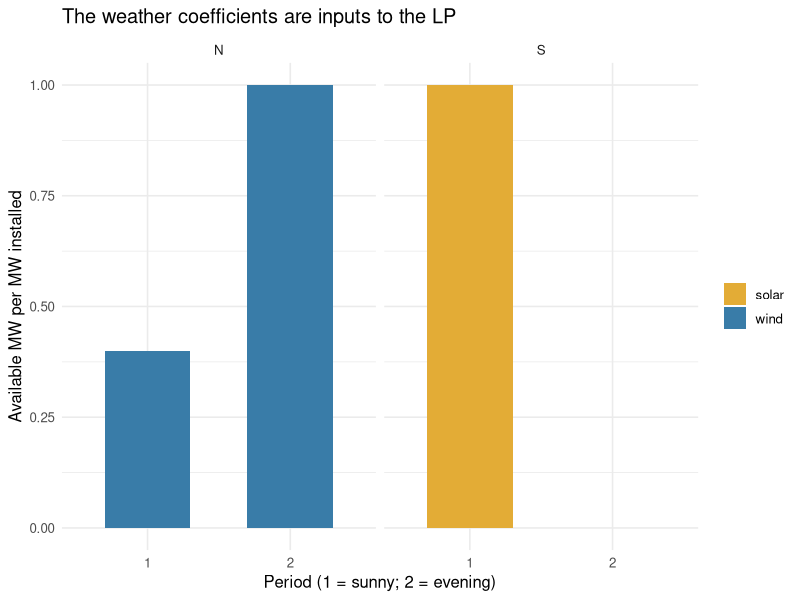
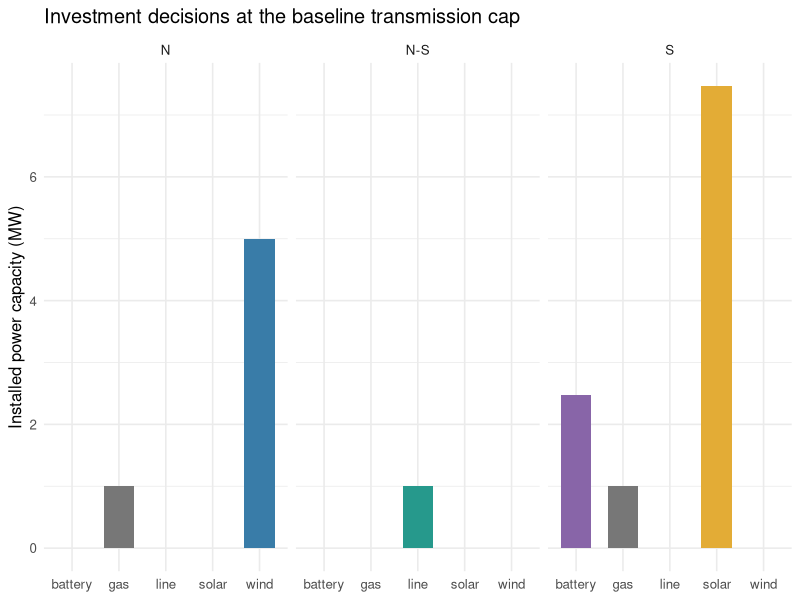
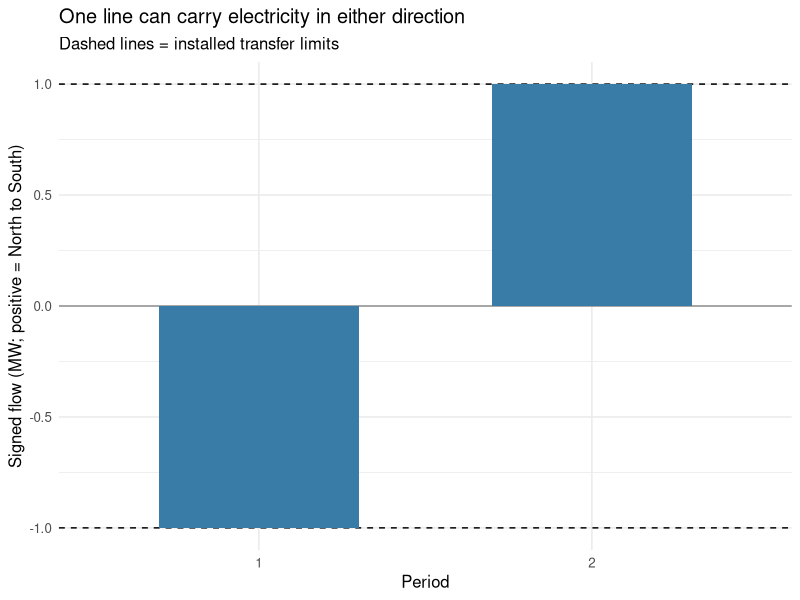
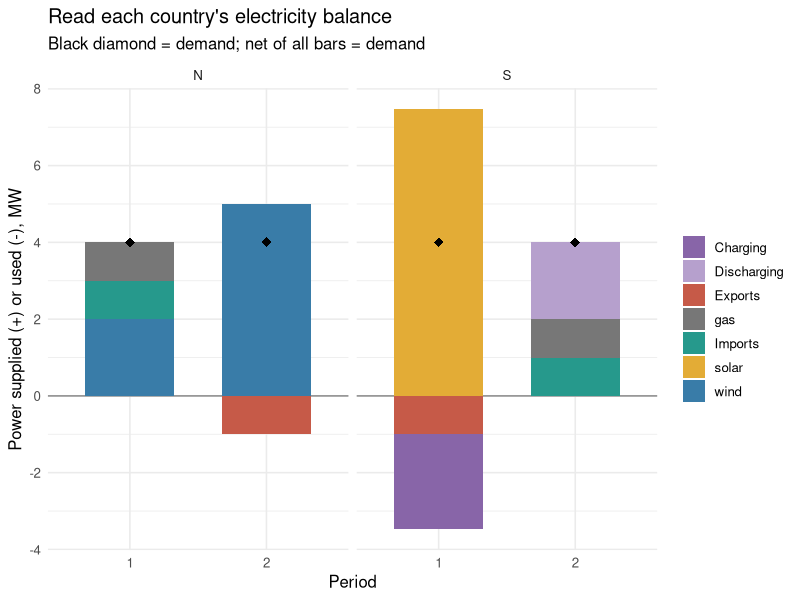
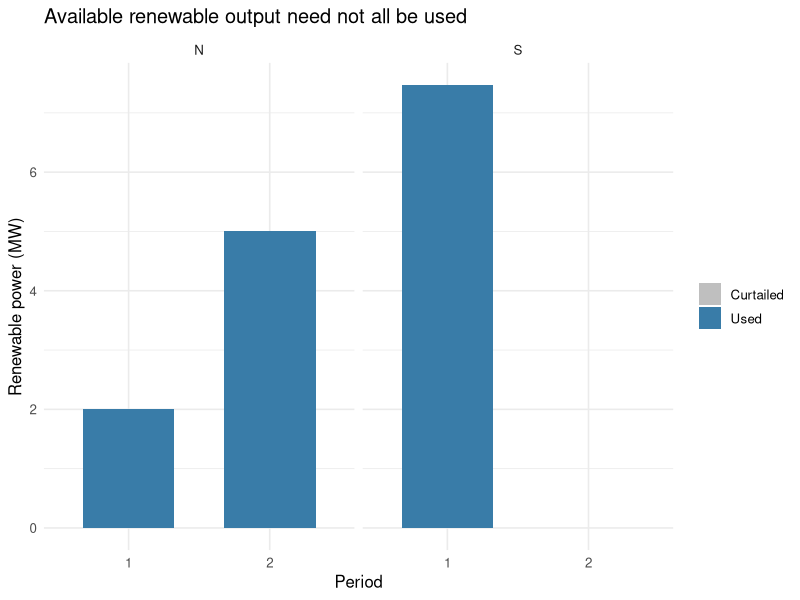
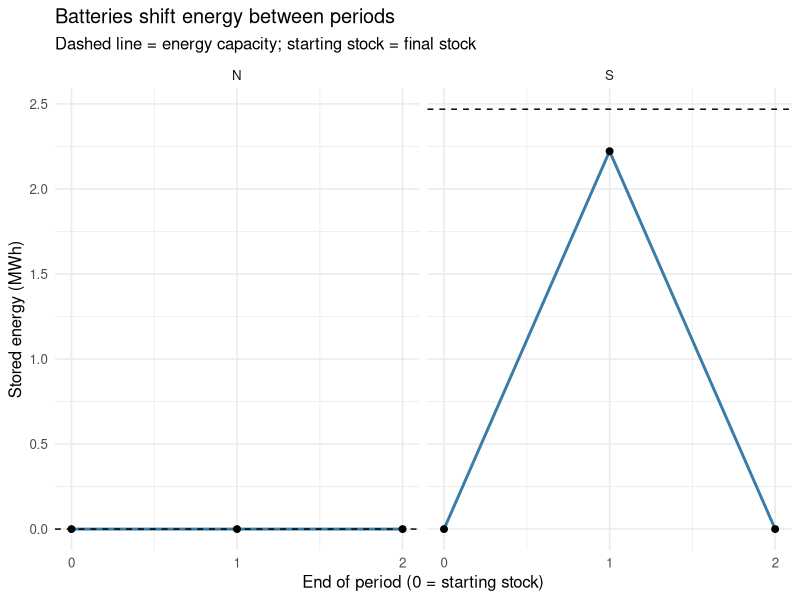
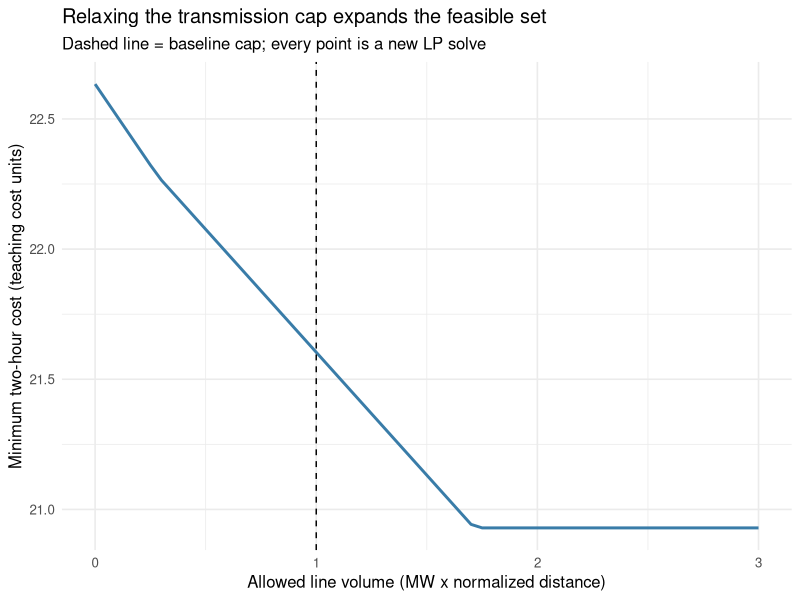
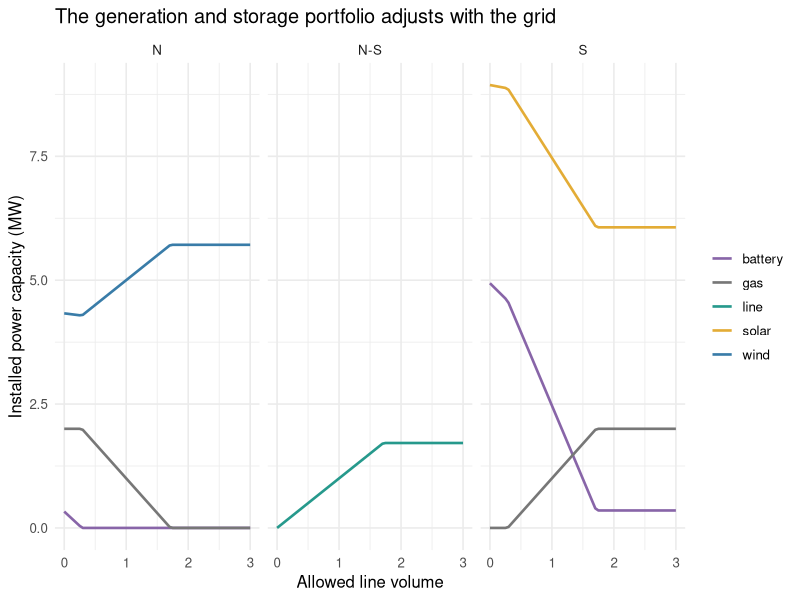

Write R code to recreate these figures, in order.
# Schlachtberger et al.: a small electricity-planning LP
# ====================================================
# Run this file a SECTION AT A TIME in RStudio. All intermediate objects remain
# in your Environment pane. There are no custom solution functions.
#
# Question: How do generation, batteries, and trade combine to meet demand?
# Experiment: Change the transmission-volume cap and re-optimize everything.
#
# This is a TEACHING MODEL, not a replication of the European model.
# - Two locations, North (N) and South (S).
# - Two consecutive one-hour periods: sunny and evening.
# - Wind can be built in North; solar can be built in South.
# - Both locations can build gas turbines and batteries.
# - A lossless line connects the two locations.
# - Demand, weather, and costs are known with certainty.
# - All costs are fictional cost units for THIS TWO-HOUR HORIZON.
#   They are NOT annual costs, market prices, or technology cost estimates.
#
# Notation follows the paper:
# G = generation/storage power capacity (MW); g = dispatch (MW);
# soc = stored energy (MWh); F = line capacity (MW); f = line flow (MW).
# Battery energy capacity is E = h_max * G.
# lpSolve requires nonnegative variables. We represent signed f as f_NS - f_SN,
# and signed battery g as g_discharge - g_charge. These are bookkeeping splits.

# 1. Load packages and enter the data ---------------------------------------
# Run once if needed:
# install.packages(c("lpSolve", "dplyr", "tidyr", "tibble", "ggplot2"))
library(lpSolve)
library(dplyr)
library(tidyr)
library(tibble)
library(ggplot2)

theme_set(theme_minimal(base_size = 12))
# Use the same technology colors across figures.
technology_colors <- c(wind = "#397CA8", solar = "#E3AC36", gas = "#777777",
                       battery = "#8865A8", line = "#26998C")

# Every row is one location-hour: 4 balances, not one annual balance.
demand <- tribble(
  ~location, ~period, ~demand_MW,
  "N",       1,       4,
  "N",       2,       4,
  "S",       1,       4,
  "S",       2,       4
)

# Availability is the paper's g_bar: output available per MW of capacity.
# These are coefficients, not decision variables.
renewables <- tribble(
  ~location, ~technology, ~period, ~g_bar,
  "N",       "wind",     1,       0.4,
  "N",       "wind",     2,       1.0,
  "S",       "solar",    1,       1.0,
  "S",       "solar",    2,       0.0
)

eta_1 <- 0.9                 # Battery charging efficiency
eta_2 <- 0.9                 # Battery discharging efficiency
h_max <- 1                  # One MWh of energy capacity per MW of battery
line_length <- 1            # One normalized distance unit, NOT an actual km
CAP_LV <- 1                 # Baseline: F * line_length <= 1
CAP_CO2 <- 1                # Tonnes permitted over the two hours
emissions_per_MWh <- 0.5    # e_gas / eta_gas, already per MWh of electricity
# Thus gas can supply at most 2 MWh out of 16 MWh of demand (before losses).

# Investment cost per MW for the modeled horizon.
# Battery cost includes its fixed one-hour energy capacity.
capacity_variables <- tribble(
  ~variable,       ~location, ~technology, ~cost,
  "G_N_wind",      "N",       "wind",      2.0,
  "G_S_solar",     "S",       "solar",     1.0,
  "G_N_gas",       "N",       "gas",       0.2,
  "G_S_gas",       "S",       "gas",       0.2,
  "G_N_battery",   "N",       "battery",   0.5,
  "G_S_battery",   "S",       "battery",   0.5,
  "F",            "N-S",     "line",      0.5
)
capacity_variables

# Plot the exogenous weather inputs before solving anything.
# Prediction: Where might electricity move in each period?
plot_weather <- ggplot(renewables,
                       aes(factor(period), g_bar, fill = technology)) +
  geom_col(width = 0.6) +
  facet_wrap(~location) +
  scale_fill_manual(values = technology_colors) +
  labs(x = "Period (1 = sunny; 2 = evening)",
       y = "Available MW per MW installed", fill = NULL,
       title = "The weather coefficients are inputs to the LP")
print(plot_weather)

# 2. List the operating variables -----------------------------------------
# Build a table so each matrix column has a name and an economic meaning.
# Each generator needs a dispatch decision in each of the two periods.
gas <- crossing(location = c("N", "S"), period = 1:2) |>
  mutate(technology = "gas", g_bar = 1)

generation_variables <- bind_rows(renewables, gas) |>
  mutate(variable = paste("g", location, technology, period, sep = "_"),
         capacity = paste("G", location, technology, sep = "_"),
         cost = if_else(technology == "gas", 1, 0))

# Charge and discharge are electricity entering/leaving the battery (MW).
# soc is energy INSIDE the battery at the end of each period (MWh).
storage_variables <- crossing(location = c("N", "S"), period = 1:2,
                              operation = c("charge", "discharge", "soc")) |>
  mutate(variable = if_else(operation == "soc",
                            paste("soc", location, period, sep = "_"),
                            paste("g", location, operation, period, sep = "_")),
         cost = 0)

flow_variables <- crossing(direction = c("NS", "SN"), period = 1:2) |>
  mutate(variable = paste("f", direction, period, sep = "_"), cost = 0)

# This column order must be identical in the objective, matrix, and solution.
variables <- bind_rows(
  capacity_variables |> select(variable, cost),
  generation_variables |> select(variable, cost),
  storage_variables |> select(variable, cost),
  flow_variables |> select(variable, cost)
)
variables
nrow(variables)              # 31 nonnegative decision variables

objective <- setNames(variables$cost, variables$variable)
objective
# Capacity costs appear once. Dispatch cost appears for each hour.
# Each period lasts one hour, so MW * 1 hour = MWh in operating costs.

# 3. Write the constraint matrix, one economic restriction at a time -------
# Rows = constraints. Columns = decisions. Start with zeros, then fill entries.
# Loops below repeat transparent row-writing steps; they do not hide a solve.
balance_rows <- paste("balance", demand$location, demand$period, sep = "_")
generation_rows <- paste0("limit_", generation_variables$variable)
storage_rows <- paste0("limit_", storage_variables$variable)
stock_rows <- paste("stock", rep(c("N", "S"), each = 2), rep(1:2, 2), sep = "_")
flow_rows <- paste0("limit_", flow_variables$variable)
row_names <- c(balance_rows, generation_rows, storage_rows, stock_rows,
               flow_rows, "line_volume", "carbon")

A <- matrix(0, nrow = length(row_names), ncol = nrow(variables),
            dimnames = list(row_names, variables$variable))
constraint_direction <- setNames(rep("<=", nrow(A)), row_names)
rhs <- setNames(rep(0, nrow(A)), row_names)

# 3a. Supply + discharge - charge + imports - exports = demand.
# Write all FOUR balances explicitly so students can check the flow signs.
A["balance_N_1", c("g_N_wind_1", "g_N_gas_1", "g_N_discharge_1",
                    "g_N_charge_1", "f_NS_1", "f_SN_1")] <- c(1, 1, 1, -1, -1, 1)
A["balance_N_2", c("g_N_wind_2", "g_N_gas_2", "g_N_discharge_2",
                    "g_N_charge_2", "f_NS_2", "f_SN_2")] <- c(1, 1, 1, -1, -1, 1)
A["balance_S_1", c("g_S_solar_1", "g_S_gas_1", "g_S_discharge_1",
                    "g_S_charge_1", "f_NS_1", "f_SN_1")] <- c(1, 1, 1, -1, 1, -1)
A["balance_S_2", c("g_S_solar_2", "g_S_gas_2", "g_S_discharge_2",
                    "g_S_charge_2", "f_NS_2", "f_SN_2")] <- c(1, 1, 1, -1, 1, -1)
constraint_direction[balance_rows] <- "="
rhs[balance_rows] <- demand$demand_MW
A[balance_rows, ]

# 3b. Generator output <= g_bar * G. Rearrange as g - g_bar * G <= 0.
for (i in seq_len(nrow(generation_variables))) {
  row <- generation_rows[i]
  A[row, generation_variables$variable[i]] <- 1
  A[row, generation_variables$capacity[i]] <- -generation_variables$g_bar[i]
}
A["limit_g_N_wind_1", ]       # g_N_wind_1 - 0.4 G_N_wind <= 0
A["limit_g_S_solar_2", ]      # No sunlight: g_S_solar_2 <= 0
# No upper siting limits are imposed on installed generation in this toy model.

# 3c. Battery charge/discharge <= G_battery; soc <= h_max * G_battery.
for (i in seq_len(nrow(storage_variables))) {
  row <- storage_rows[i]
  capacity <- paste("G", storage_variables$location[i], "battery", sep = "_")
  A[row, storage_variables$variable[i]] <- 1
  A[row, capacity] <- if (storage_variables$operation[i] == "soc") -h_max else -1
}

# 3d. soc_t = soc_previous + eta_1 * charge_t - discharge_t / eta_2.
# CYCLIC boundary: soc_0 = soc_2. Thus period 1's previous stock is soc_2.
# This does not fix starting stocks to zero. It requires them to be replenished.
# Both hours are solved together, so starting stored energy is never free.
for (location in c("N", "S")) {
  for (period in 1:2) {
    previous_period <- if (period == 1) 2 else 1
    row <- paste("stock", location, period, sep = "_")
    A[row, paste("soc", location, period, sep = "_")] <- 1
    A[row, paste("soc", location, previous_period, sep = "_")] <- -1
    A[row, paste("g", location, "charge", period, sep = "_")] <- -eta_1
    A[row, paste("g", location, "discharge", period, sep = "_")] <- 1 / eta_2
  }
}
constraint_direction[stock_rows] <- "="
A[stock_rows, ]

# 3e. Each directional flow <= F.
# The physically meaningful signed flow is f_NS - f_SN.
# Counterflows can be canceled without changing any balance or objective value.
for (i in seq_len(nrow(flow_variables))) {
  A[flow_rows[i], flow_variables$variable[i]] <- 1
  A[flow_rows[i], "F"] <- -1
}

# 3f. These are the paper's two policy constraints.
A["line_volume", "F"] <- line_length
rhs["line_volume"] <- CAP_LV

gas_columns <- generation_variables |>
  filter(technology == "gas") |>
  pull(variable)
A["carbon", gas_columns] <- emissions_per_MWh
rhs["carbon"] <- CAP_CO2

# Inspect a readable version of A: show only the nonzero coefficients.
# In RStudio, View(constraint_terms) is useful here.
constraint_terms <- as_tibble(A, rownames = "constraint") |>
  pivot_longer(-constraint, names_to = "variable", values_to = "coefficient") |>
  filter(coefficient != 0)
constraint_terms
constraint_terms |> filter(constraint == "balance_N_1")
constraint_terms |> filter(constraint == "stock_S_1")

# 4. Solve ONCE and inspect what the solver returned ------------------------
fit <- lp(direction = "min", objective.in = objective,
          const.mat = A, const.dir = constraint_direction, const.rhs = rhs,
          compute.sens = TRUE)
fit$status                    # 0 means an optimal solution was found
stopifnot(fit$status == 0)
fit$objval                    # Minimum cost over the two-hour horizon

solution <- variables |>
  mutate(value = fit$solution, cost_contribution = cost * value)
solution
solution |> filter(value > 1e-7)
sum(solution$cost_contribution)  # Reconstruct the objective independently

# Check EVERY original constraint, not just the solver's status code.
lhs <- drop(A %*% fit$solution)
constraint_check <- tibble(
  constraint = row_names, direction = unname(constraint_direction),
  lhs = lhs, rhs = unname(rhs),
  # For <= rows, positive slack is unused room. Equalities should have zero gap.
  slack = rhs - lhs,
  dual = fit$duals[seq_len(nrow(A))]
)
constraint_check
stopifnot(all(fit$solution >= -1e-7),
          all(abs(constraint_check$slack[constraint_direction == "="]) < 1e-7),
          all(constraint_check$slack[constraint_direction == "<="] >= -1e-7),
          abs(sum(solution$cost_contribution) - fit$objval) < 1e-7)

# For this minimization problem a <= cap's dual is d(cost*)/d(cap), usually <= 0.
# The positive value of relaxing the cap is its NEGATIVE.
line_dual <- constraint_check |> filter(constraint == "line_volume") |> pull(dual)
mu_LV <- -line_dual
mu_LV

# 5. Plot the baseline: where does each MW come from and go? ---------------
installed <- capacity_variables |>
  left_join(solution |> select(variable, value), by = "variable")
installed

plot_capacity <- ggplot(installed, aes(technology, value, fill = technology)) +
  geom_col(width = 0.65) + facet_wrap(~location) +
  scale_fill_manual(values = technology_colors) +
  labs(x = NULL, y = "Installed power capacity (MW)",
       title = "Investment decisions at the baseline transmission cap") +
  guides(fill = "none")
print(plot_capacity)

# Generator output and battery operations, with charging below zero.
generation <- generation_variables |>
  left_join(solution |> select(variable, value), by = "variable")
battery <- storage_variables |>
  left_join(solution |> select(variable, value), by = "variable")
flows <- flow_variables |>
  left_join(solution |> select(variable, value), by = "variable") |>
  select(period, direction, value) |>
  pivot_wider(names_from = direction, values_from = value) |>
  mutate(net_NS = NS - SN)  # Positive means North -> South

# The direction can reverse: the same line shares solar in period 1 and
# wind in period 2. The dashed bounds show the installed line capacity.
line_capacity <- installed |> filter(variable == "F") |> pull(value)
plot_flow <- ggplot(flows, aes(factor(period), net_NS)) +
  geom_hline(yintercept = 0, color = "grey55") +
  geom_hline(yintercept = c(-line_capacity, line_capacity), linetype = "dashed") +
  geom_col(width = 0.6, fill = "#397CA8") +
  labs(x = "Period", y = "Signed flow (MW; positive = North to South)",
       title = "One line can carry electricity in either direction",
       subtitle = "Dashed lines = installed transfer limits")
print(plot_flow)

trade <- bind_rows(
  flows |> transmute(location = "N", period, value = -net_NS),
  flows |> transmute(location = "S", period, value = net_NS)
) |> mutate(component = if_else(value >= 0, "Imports", "Exports"))

balance_plot_data <- bind_rows(
  generation |> transmute(location, period, component = technology, value),
  battery |> filter(operation != "soc") |>
    transmute(location, period,
              component = if_else(operation == "charge", "Charging", "Discharging"),
              value = if_else(operation == "charge", -value, value)),
  trade |> select(location, period, component, value)
)

# Bars above zero are supplies; bars below zero are charging and exports.
# Positive stack minus negative stack magnitude must equal the demand marker.
plot_balance <- ggplot(balance_plot_data,
                       aes(factor(period), value, fill = component)) +
  geom_hline(yintercept = 0, color = "grey55") +
  geom_col(width = 0.65) +
  geom_point(data = demand, aes(factor(period), demand_MW),
             inherit.aes = FALSE, shape = 18, size = 3) +
  facet_wrap(~location) +
  scale_fill_manual(values = c(technology_colors, Charging = "#8865A8",
                               Discharging = "#B6A0CD", Imports = "#26998C",
                               Exports = "#C65A48")) +
  labs(x = "Period", y = "Power supplied (+) or used (-), MW", fill = NULL,
       title = "Read each country's electricity balance",
       subtitle = "Black diamond = demand; net of all bars = demand")
print(plot_balance)

# Actual output can be below availability: this difference is curtailment.
renewable_output <- generation |> filter(technology != "gas") |>
  left_join(installed |> select(capacity = variable, G = value), by = "capacity") |>
  mutate(available = g_bar * G, curtailed = available - value)
renewable_output |> select(location, period, available, value, curtailed)

plot_curtailment <- renewable_output |>
  select(location, period, Used = value, Curtailed = curtailed) |>
  pivot_longer(c(Used, Curtailed), names_to = "component", values_to = "MW") |>
  ggplot(aes(factor(period), MW, fill = component)) +
  geom_col(width = 0.65) + facet_wrap(~location) +
  scale_fill_manual(values = c(Used = "#397CA8", Curtailed = "grey75")) +
  labs(x = "Period", y = "Renewable power (MW)", fill = NULL,
       title = "Available renewable output need not all be used")
print(plot_curtailment)

# Include time zero explicitly so students can see the cyclic boundary.
stocks <- battery |> filter(operation == "soc") |>
  select(location, period, soc = value)
stocks <- bind_rows(stocks, stocks |> filter(period == 2) |> mutate(period = 0)) |>
  arrange(location, period)
energy_capacity <- installed |> filter(technology == "battery") |>
  transmute(location, E = h_max * value)

plot_storage <- ggplot(stocks, aes(period, soc)) +
  geom_line(color = "#397CA8", linewidth = 1) + geom_point(size = 2) +
  geom_hline(data = energy_capacity, aes(yintercept = E), linetype = "dashed") +
  facet_wrap(~location) + scale_x_continuous(breaks = 0:2) +
  labs(x = "End of period (0 = starting stock)", y = "Stored energy (MWh)",
       title = "Batteries shift energy between periods",
       subtitle = "Dashed line = energy capacity; starting stock = final stock")
print(plot_storage)

# Storage must use more electricity in charging than it returns in discharge.
# This independent energy accounting also checks that imports cancel globally.
energy_totals <- battery |> filter(operation != "soc") |>
  group_by(operation) |> summarise(MWh = sum(value), .groups = "drop")
energy_totals
storage_loss <- sum(battery$value[battery$operation == "charge"]) -
  sum(battery$value[battery$operation == "discharge"])
stopifnot(abs(sum(generation$value) - sum(demand$demand_MW) - storage_loss) < 1e-7)

# 6. Change ONE right-hand side: the transmission-volume cap ---------------
# Stop first: predict the sign of the cost change. What can the model rebuild?
# Every capacity and dispatch variable is re-optimized, just as in the paper.
# A visible loop replaces a custom solve_model() function.
cap_grid <- seq(0, 3, by = 0.05)
scenario_rows <- list()
scenario_choices <- list()

for (i in seq_along(cap_grid)) {
  scenario_rhs <- rhs
  scenario_rhs["line_volume"] <- cap_grid[i]

  scenario_fit <- lp(direction = "min", objective.in = objective,
                     const.mat = A, const.dir = constraint_direction,
                     const.rhs = scenario_rhs, compute.sens = TRUE)
  stopifnot(scenario_fit$status == 0)

  # Check feasibility using the SAME A and the new right-hand side.
  scenario_gap <- scenario_rhs - drop(A %*% scenario_fit$solution)
  stopifnot(all(abs(scenario_gap[constraint_direction == "="]) < 1e-7),
            all(scenario_gap[constraint_direction == "<="] >= -1e-7))

  scenario_rows[[i]] <- tibble(
    CAP_LV = cap_grid[i], total_cost = scenario_fit$objval,
    mu_LV = -scenario_fit$duals[match("line_volume", row_names)]
  )
  scenario_choices[[i]] <- tibble(CAP_LV = cap_grid[i],
                                 variable = variables$variable,
                                 value = scenario_fit$solution)
}
scenarios <- bind_rows(scenario_rows)
choices <- bind_rows(scenario_choices)
scenarios |> filter(CAP_LV %in% c(0, 1, 2, 3))

# A relaxed UPPER bound cannot increase minimum cost: the old plan is feasible.
stopifnot(all(diff(scenarios$total_cost) <= 1e-7))

plot_cost <- ggplot(scenarios, aes(CAP_LV, total_cost)) +
  geom_line(color = "#397CA8", linewidth = 1) +
  geom_vline(xintercept = CAP_LV, linetype = "dashed") +
  labs(x = "Allowed line volume (MW x normalized distance)",
       y = "Minimum two-hour cost (teaching cost units)",
       title = "Relaxing the transmission cap expands the feasible set",
       subtitle = "Dashed line = baseline cap; every point is a new LP solve")
print(plot_cost)

capacity_path <- choices |>
  inner_join(capacity_variables |> select(variable, location, technology), by = "variable")
plot_investment <- ggplot(capacity_path, aes(CAP_LV, value, color = technology)) +
  geom_line(linewidth = 0.9) + facet_wrap(~location) +
  scale_color_manual(values = technology_colors) +
  labs(x = "Allowed line volume", y = "Installed power capacity (MW)", color = NULL,
       title = "The generation and storage portfolio adjusts with the grid")
print(plot_investment)

plot_shadow <- ggplot(scenarios, aes(CAP_LV, mu_LV)) +
  geom_point(size = 1.4, color = "#397CA8") +
  labs(x = "Allowed line volume", y = "Marginal cost saving per extra line-volume unit",
       title = "A shadow price is a local value",
       subtitle = "At LP corners, the marginal value may not be unique")
print(plot_shadow)

# 7. Verify one shadow price with a small, explicit re-solve ----------------
# Choose a point away from a kink after looking at plot_cost/plot_shadow.
# Keep this separate from the scenario loop so every step is visible.
check_cap <- 0.55
small_change <- 0.0001
rhs_before <- rhs
rhs_before["line_volume"] <- check_cap
fit_before <- lp("min", objective, A, constraint_direction, rhs_before,
                 compute.sens = TRUE)

rhs_after <- rhs_before
rhs_after["line_volume"] <- check_cap + small_change
fit_after <- lp("min", objective, A, constraint_direction, rhs_after)
stopifnot(fit_before$status == 0, fit_after$status == 0)

marginal_saving_from_dual <- -fit_before$duals[match("line_volume", row_names)]
marginal_saving_from_resolve <- (fit_before$objval - fit_after$objval) / small_change
shadow_check <- tibble(
  method = c("Negative of cap dual", "Small relaxation and re-solve"),
  marginal_saving = c(marginal_saving_from_dual, marginal_saving_from_resolve)
)
shadow_check
stopifnot(abs(marginal_saving_from_dual - marginal_saving_from_resolve) < 1e-5)

# Compare total savings with a single marginal value. They are different objects.
scenarios |> summarise(no_trade_cost = first(total_cost),
                       expanded_grid_cost = last(total_cost),
                       total_saving = first(total_cost) - last(total_cost))
# Do NOT multiply one shadow price by a large change in the cap unless you
# have checked that the same slope remains valid throughout that interval.

# 8. Suggested interactive exercises --------------------------------------
# A. Set CAP_LV = 0 in Section 1 and rerun Sections 3-5. Explain each balance.
# B. Raise eta_1 and eta_2 to 1. Rebuild A, then re-solve. Where do losses vanish?
# C. Set CAP_CO2 = 0. Rebuild rhs and re-solve. Can both hours still be served?
# D. Give solar positive evening availability. Rebuild the generation table,
#    objective and A. Predict the effect on South's storage and imports.
# E. Change line cost from 0.5 to 2 in capacity_variables. Rerun from Section 2.
#    Explain the difference between changing a COST and changing a CAP.
# F. Inspect constraint_check. Which limits bind? Does binding always mean
#    that the associated shadow price must be strictly different from zero?
#
# Different optimal dispatches can tie. Focus on costs, feasibility, and the
# economic mechanism; do not treat every plotted operating choice as unique.

# 9. Optional: save the plots you have already displayed --------------------
# Run from this Schlachtberger directory to place these alongside the script.
# Set save_plots <- FALSE to skip saving. Plot objects always remain available.
save_plots <- TRUE
if (save_plots) {
  dir.create("Schlachtberger_example_output", showWarnings = FALSE)
  ggsave("Schlachtberger_example_output/01_weather.png", plot_weather, width = 8, height = 4)
  ggsave("Schlachtberger_example_output/02_capacity.png", plot_capacity, width = 8, height = 4)
  ggsave("Schlachtberger_example_output/03_balance.png", plot_balance, width = 8, height = 5)
  ggsave("Schlachtberger_example_output/04_curtailment.png", plot_curtailment, width = 8, height = 4)
  ggsave("Schlachtberger_example_output/05_storage.png", plot_storage, width = 8, height = 4)
  ggsave("Schlachtberger_example_output/06_cost.png", plot_cost, width = 8, height = 4)
  ggsave("Schlachtberger_example_output/07_investment.png", plot_investment, width = 8, height = 4)
  ggsave("Schlachtberger_example_output/08_shadow.png", plot_shadow, width = 8, height = 4)
  ggsave("Schlachtberger_example_output/09_flow.png", plot_flow, width = 8, height = 4)
}
